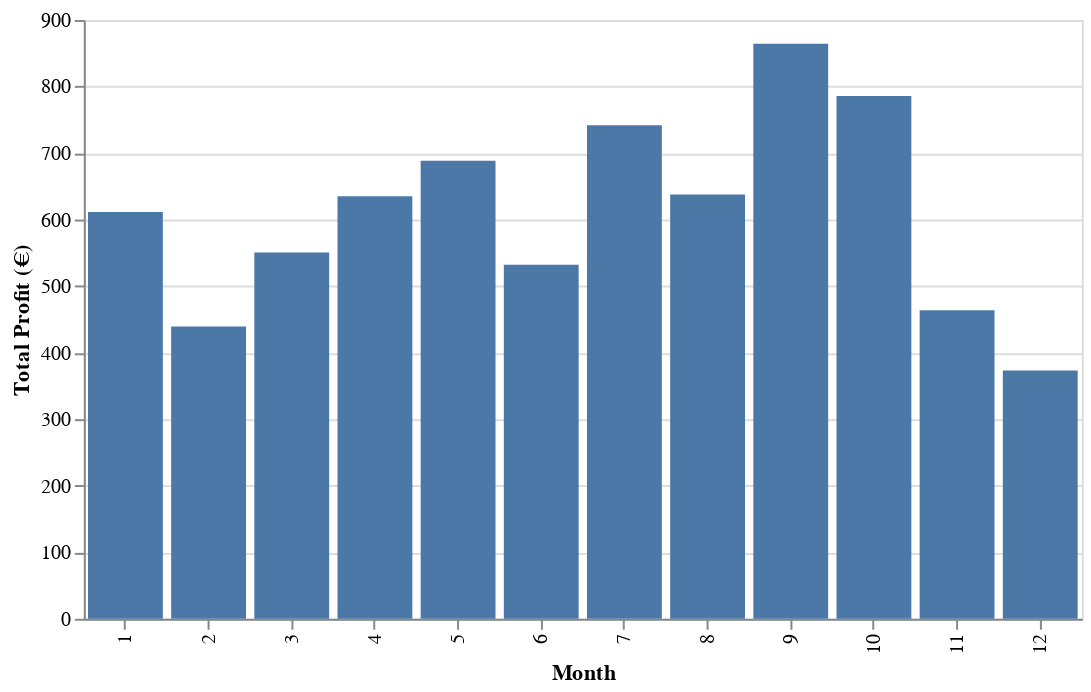

Write notebook code for a chart like this one.
### Code cell
# Assuming 'results_df' is your DataFrame
alt.Chart(results_df).mark_bar().encode(
    x=alt.X('month:O', axis=alt.Axis(title='Month')),  # x-axis label for month
    y=alt.Y('sum(profit):Q', axis=alt.Axis(title='Total Profit (€)'))  # y-axis label for profit
).properties(
    height=300,
    width=500,
)

### Figure 1 — Vega-Lite specification as saved in the notebook (floating-point values rounded to 4 significant figures; data arrays with more than 128 entries replaced by an {"elided": "..."} marker saying what was removed)
{"$schema": "https://vega.github.io/schema/vega-lite/v5.20.1.json", "config": {"view": {"continuousHeight": 300, "continuousWidth": 300}}, "data": {"name": "data-12b9493dcdac2ebb0c22300aaa46dccd"}, "datasets": {"data-12b9493dcdac2ebb0c22300aaa46dccd": {"elided": "8760 records"}}, "encoding": {"x": {"axis": {"title": "Month"}, "field": "month", "type": "ordinal"}, "y": {"aggregate": "sum", "axis": {"title": "Total Profit (€)"}, "field": "profit", "type": "quantitative"}}, "height": 300, "mark": {"type": "bar"}, "width": 500}
